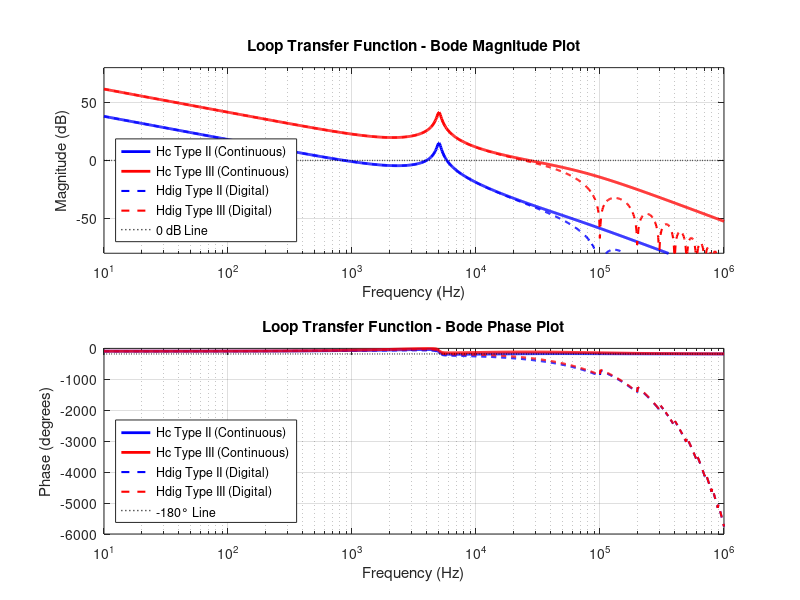
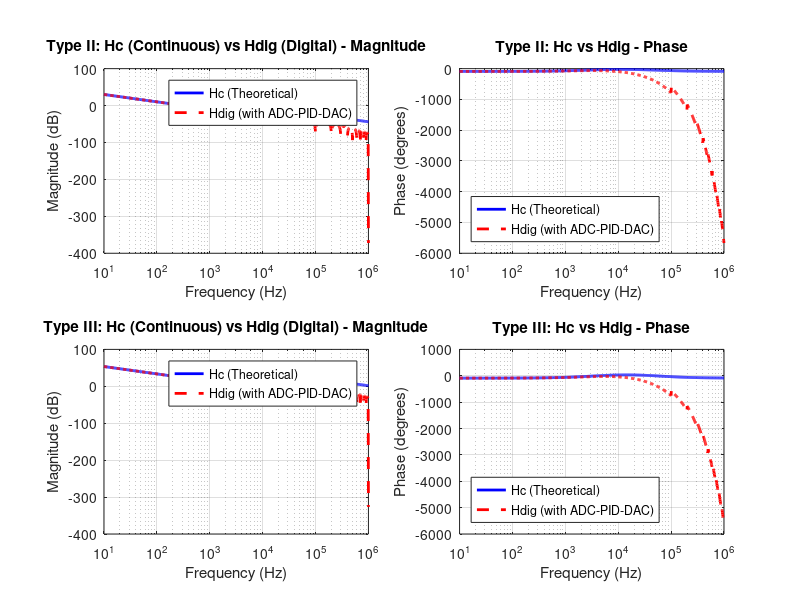

Reproduce these figures in MATLAB, in order.
%% Peak Current Mode DC-DC Converter Loop Transfer Function Analysis
% This script analyzes the loop transfer function of a Peak Current Mode
% (PCM) controlled DC-DC converter and compares different compensation
% approaches.
%
% References:
% - Erickson, R. W., & Maksimovic, D. (2001). Fundamentals of Power Electronics
% - Reference paper on PCM control compensation

clear all;
close all;
clc;

%% System Parameters
% Converter Specifications
Vin = 12;           % Input voltage (V)
Vout = 5;           % Output voltage (V)
D = Vout/Vin;       % Duty cycle
fsw = 100e3;        % Switching frequency (Hz)
Tsw = 1/fsw;        % Switching period (s)

% Component Values
L = 10e-6;          % Inductor (H)
C = 100e-6;         % Output capacitor (F)
ESR = 0.05;         % ESR of capacitor (Ohm)
Rload = 5;          % Load resistance (Ohm)
Iout = Vout/Rload;  % Output current (A)

% Current Sense Parameters
Ri = 0.1;           % Current sense resistor (Ohm)
Rs = Ri;            % Slope compensation not included in this basic model

% Modulator Gain
Vm = 2;             % PWM ramp amplitude (V)
Fm = 1/Vm;          % Modulator gain (1/V)

%% Small Signal Transfer Functions
% Frequency range for analysis
f = logspace(1, 6, 1000);
w = 2*pi*f;
s = 1j*w;

% LC Filter Corner Frequency
w0 = 1/sqrt(L*C);
f0 = w0/(2*pi);
Q = Rload*sqrt(C/L);
zeta = 1/(2*Q);

fprintf('System Characteristics:\n');
fprintf('LC corner frequency: %.2f Hz\n', f0);
fprintf('Quality factor Q: %.2f\n', Q);
fprintf('Damping factor zeta: %.4f\n', zeta);
fprintf('ESR zero frequency: %.2f Hz\n', 1/(2*pi*ESR*C));

%% Power Stage Transfer Function (Control to Output)
% Gvd(s) = Vout(s)/D(s) for PCM control
% Simplified model including LC filter and ESR zero

% ESR zero
fz_esr = 1/(2*pi*ESR*C);
wz_esr = 2*pi*fz_esr;

% Transfer function: Gvd(s) = Vout/D * (1 + s*ESR*C) / (1 + s/(w0*Q) + s^2/w0^2)
Gvd = Vout .* (1 + s*ESR*C) ./ (1 + s/(w0*Q) + (s/w0).^2);

% Current Loop Gain (for PCM)
% He = Current sense gain
He = Ri;

%% Compensation Network - Erickson Approach (Type II/III Compensator)
% Type II Compensator: H(s) = K * (1 + s/wz) / (s * (1 + s/wp))
% Designed to provide adequate phase margin and crossover frequency

% Design targets
fc_target = fsw/10;     % Crossover frequency (typically fsw/5 to fsw/10)
PM_target = 60;         % Phase margin target (degrees)

% Compensator zeros and poles (Erickson design)
fz_comp = f0/2;                    % Place zero below LC corner freq
fp_comp = min(fz_esr*2, fsw/2);    % Place pole above ESR zero
wz_comp = 2*pi*fz_comp;
wp_comp = 2*pi*fp_comp;

% Calculate DC gain to achieve desired crossover
% This is simplified; detailed design requires iteration
K_comp = 2e3;  % Compensator DC gain (adjusted for better phase margin)

% Type II Compensator Transfer Function
Hc_typeII = K_comp * (1 + s/wz_comp) ./ (s .* (1 + s/wp_comp));

% Type III Compensator: H(s) = K * (1 + s/wz1)(1 + s/wz2) / (s * (1 + s/wp1)(1 + s/wp2))
% More aggressive compensation with double pole at origin
fz1_comp = f0/2;
fz2_comp = f0;
fp1_comp = fz_esr*2;
fp2_comp = fsw/2;

wz1_comp = 2*pi*fz1_comp;
wz2_comp = 2*pi*fz2_comp;
wp1_comp = 2*pi*fp1_comp;
wp2_comp = 2*pi*fp2_comp;

K_comp_typeIII = 3e4;

% Type III Compensator Transfer Function
Hc_typeIII = K_comp_typeIII * (1 + s/wz1_comp) .* (1 + s/wz2_comp) ./ ...
             (s .* (1 + s/wp1_comp) .* (1 + s/wp2_comp));

fprintf('\nCompensation Network (Erickson Type II):\n');
fprintf('Zero frequency: %.2f Hz\n', fz_comp);
fprintf('Pole frequency: %.2f Hz\n', fp_comp);
fprintf('DC Gain: %.2e\n', K_comp);

fprintf('\nCompensation Network (Erickson Type III):\n');
fprintf('Zero 1 frequency: %.2f Hz\n', fz1_comp);
fprintf('Zero 2 frequency: %.2f Hz\n', fz2_comp);
fprintf('Pole 1 frequency: %.2f Hz\n', fp1_comp);
fprintf('Pole 2 frequency: %.2f Hz\n', fp2_comp);
fprintf('DC Gain: %.2e\n', K_comp_typeIII);

%% Digital Compensation Transfer Function Hdig (ADC -> PID -> DAC)
% Digital implementation introduces additional dynamics:
% - ADC sampling delay
% - Computation delay
% - Zero-Order Hold (ZOH) from DAC

fs = fsw;           % Sampling frequency equals switching frequency
Ts = 1/fs;          % Sampling period

% Digital delay (1.5 sample periods typical for ADC + computation + DAC)
delay_samples = 1.5;
Hdelay = exp(-s * delay_samples * Ts);

% Zero-Order Hold (ZOH) effect
% H_zoh(s) = (1 - exp(-s*Ts))/(s*Ts)
Hzoh = (1 - exp(-s*Ts)) ./ (s*Ts);

% Digital PID implementation (using bilinear transform from Type II)
% Simplified: we approximate the continuous compensator with digital effects
Hdig_typeII = Hc_typeII .* Hdelay .* Hzoh;

% For Type III
Hdig_typeIII = Hc_typeIII .* Hdelay .* Hzoh;

fprintf('\nDigital Compensation:\n');
fprintf('Sampling frequency: %.2f kHz\n', fs/1e3);
fprintf('Delay: %.1f sample periods\n', delay_samples);
fprintf('Total delay: %.2f us\n', delay_samples*Ts*1e6);

%% Loop Transfer Functions
% T(s) = Gvd(s) * Hc(s) * Fm
% Where Fm is the modulator gain

% Continuous compensation (Theoretical Hc)
T_typeII = Gvd .* Hc_typeII * Fm;
T_typeIII = Gvd .* Hc_typeIII * Fm;

% Digital compensation (Hdig)
T_dig_typeII = Gvd .* Hdig_typeII * Fm;
T_dig_typeIII = Gvd .* Hdig_typeIII * Fm;

%% Bode Plot Generation
figure('Position', [100, 100, 1200, 800]);

% Magnitude plot
subplot(2,1,1);
semilogx(f, 20*log10(abs(T_typeII)), 'b-', 'LineWidth', 2);
hold on;
semilogx(f, 20*log10(abs(T_typeIII)), 'r-', 'LineWidth', 2);
semilogx(f, 20*log10(abs(T_dig_typeII)), 'b--', 'LineWidth', 1.5);
semilogx(f, 20*log10(abs(T_dig_typeIII)), 'r--', 'LineWidth', 1.5);
semilogx(f, zeros(size(f)), 'k:', 'LineWidth', 1);
grid on;
xlabel('Frequency (Hz)');
ylabel('Magnitude (dB)');
title('Loop Transfer Function - Bode Magnitude Plot');
legend('Hc Type II (Continuous)', 'Hc Type III (Continuous)', ...
       'Hdig Type II (Digital)', 'Hdig Type III (Digital)', ...
       '0 dB Line', 'Location', 'southwest');
xlim([f(1) f(end)]);
ylim([-80 80]);

% Phase plot
subplot(2,1,2);
phase_typeII = angle(T_typeII)*180/pi;
phase_typeIII = angle(T_typeIII)*180/pi;
phase_dig_typeII = angle(T_dig_typeII)*180/pi;
phase_dig_typeIII = angle(T_dig_typeIII)*180/pi;

% Unwrap phase for better visualization
phase_typeII = unwrap(phase_typeII*pi/180)*180/pi;
phase_typeIII = unwrap(phase_typeIII*pi/180)*180/pi;
phase_dig_typeII = unwrap(phase_dig_typeII*pi/180)*180/pi;
phase_dig_typeIII = unwrap(phase_dig_typeIII*pi/180)*180/pi;

semilogx(f, phase_typeII, 'b-', 'LineWidth', 2);
hold on;
semilogx(f, phase_typeIII, 'r-', 'LineWidth', 2);
semilogx(f, phase_dig_typeII, 'b--', 'LineWidth', 1.5);
semilogx(f, phase_dig_typeIII, 'r--', 'LineWidth', 1.5);
semilogx(f, -180*ones(size(f)), 'k:', 'LineWidth', 1);
grid on;
xlabel('Frequency (Hz)');
ylabel('Phase (degrees)');
title('Loop Transfer Function - Bode Phase Plot');
legend('Hc Type II (Continuous)', 'Hc Type III (Continuous)', ...
       'Hdig Type II (Digital)', 'Hdig Type III (Digital)', ...
       '-180° Line', 'Location', 'southwest');
xlim([f(1) f(end)]);

% Save the figure
saveas(gcf, 'loop_transfer_function_bode.png');

%% Calculate and Display Stability Margins
% Find crossover frequency and phase margin for each case
[~, idx_cross_typeII] = min(abs(abs(T_typeII) - 1));
fc_typeII = f(idx_cross_typeII);
PM_typeII = 180 + phase_typeII(idx_cross_typeII);

[~, idx_cross_typeIII] = min(abs(abs(T_typeIII) - 1));
fc_typeIII = f(idx_cross_typeIII);
PM_typeIII = 180 + phase_typeIII(idx_cross_typeIII);

[~, idx_cross_dig_typeII] = min(abs(abs(T_dig_typeII) - 1));
fc_dig_typeII = f(idx_cross_dig_typeII);
PM_dig_typeII = 180 + phase_dig_typeII(idx_cross_dig_typeII);

[~, idx_cross_dig_typeIII] = min(abs(abs(T_dig_typeIII) - 1));
fc_dig_typeIII = f(idx_cross_dig_typeIII);
PM_dig_typeIII = 180 + phase_dig_typeIII(idx_cross_dig_typeIII);

fprintf('\n========== Stability Analysis ==========\n');
fprintf('\nType II Compensator (Continuous - Hc):\n');
fprintf('  Crossover Frequency: %.2f kHz\n', fc_typeII/1e3);
fprintf('  Phase Margin: %.2f degrees\n', PM_typeII);

fprintf('\nType III Compensator (Continuous - Hc):\n');
fprintf('  Crossover Frequency: %.2f kHz\n', fc_typeIII/1e3);
fprintf('  Phase Margin: %.2f degrees\n', PM_typeIII);

fprintf('\nType II Compensator (Digital - Hdig):\n');
fprintf('  Crossover Frequency: %.2f kHz\n', fc_dig_typeII/1e3);
fprintf('  Phase Margin: %.2f degrees\n', PM_dig_typeII);
fprintf('  Phase loss due to digital delay: %.2f degrees\n', PM_typeII - PM_dig_typeII);

fprintf('\nType III Compensator (Digital - Hdig):\n');
fprintf('  Crossover Frequency: %.2f kHz\n', fc_dig_typeIII/1e3);
fprintf('  Phase Margin: %.2f degrees\n', PM_dig_typeIII);
fprintf('  Phase loss due to digital delay: %.2f degrees\n', PM_typeIII - PM_dig_typeIII);

%% Comparison Plot: Hc vs Hdig
figure('Position', [150, 150, 1200, 800]);

% Type II Comparison
subplot(2,2,1);
semilogx(f, 20*log10(abs(Hc_typeII)), 'b-', 'LineWidth', 2);
hold on;
semilogx(f, 20*log10(abs(Hdig_typeII)), 'r--', 'LineWidth', 2);
grid on;
xlabel('Frequency (Hz)');
ylabel('Magnitude (dB)');
title('Type II: Hc (Continuous) vs Hdig (Digital) - Magnitude');
legend('Hc (Theoretical)', 'Hdig (with ADC-PID-DAC)', 'Location', 'northeast');
xlim([f(1) f(end)]);

subplot(2,2,2);
phase_Hc_typeII = unwrap(angle(Hc_typeII))*180/pi;
phase_Hdig_typeII = unwrap(angle(Hdig_typeII))*180/pi;
semilogx(f, phase_Hc_typeII, 'b-', 'LineWidth', 2);
hold on;
semilogx(f, phase_Hdig_typeII, 'r--', 'LineWidth', 2);
grid on;
xlabel('Frequency (Hz)');
ylabel('Phase (degrees)');
title('Type II: Hc vs Hdig - Phase');
legend('Hc (Theoretical)', 'Hdig (with ADC-PID-DAC)', 'Location', 'southwest');
xlim([f(1) f(end)]);

% Type III Comparison
subplot(2,2,3);
semilogx(f, 20*log10(abs(Hc_typeIII)), 'b-', 'LineWidth', 2);
hold on;
semilogx(f, 20*log10(abs(Hdig_typeIII)), 'r--', 'LineWidth', 2);
grid on;
xlabel('Frequency (Hz)');
ylabel('Magnitude (dB)');
title('Type III: Hc (Continuous) vs Hdig (Digital) - Magnitude');
legend('Hc (Theoretical)', 'Hdig (with ADC-PID-DAC)', 'Location', 'northeast');
xlim([f(1) f(end)]);

subplot(2,2,4);
phase_Hc_typeIII = unwrap(angle(Hc_typeIII))*180/pi;
phase_Hdig_typeIII = unwrap(angle(Hdig_typeIII))*180/pi;
semilogx(f, phase_Hc_typeIII, 'b-', 'LineWidth', 2);
hold on;
semilogx(f, phase_Hdig_typeIII, 'r--', 'LineWidth', 2);
grid on;
xlabel('Frequency (Hz)');
ylabel('Phase (degrees)');
title('Type III: Hc vs Hdig - Phase');
legend('Hc (Theoretical)', 'Hdig (with ADC-PID-DAC)', 'Location', 'southwest');
xlim([f(1) f(end)]);

% Save the figure
saveas(gcf, 'compensation_comparison_hc_vs_hdig.png');

fprintf('\n========== Analysis Complete ==========\n');
fprintf('Plots saved:\n');
fprintf('  - loop_transfer_function_bode.png\n');
fprintf('  - compensation_comparison_hc_vs_hdig.png\n');
